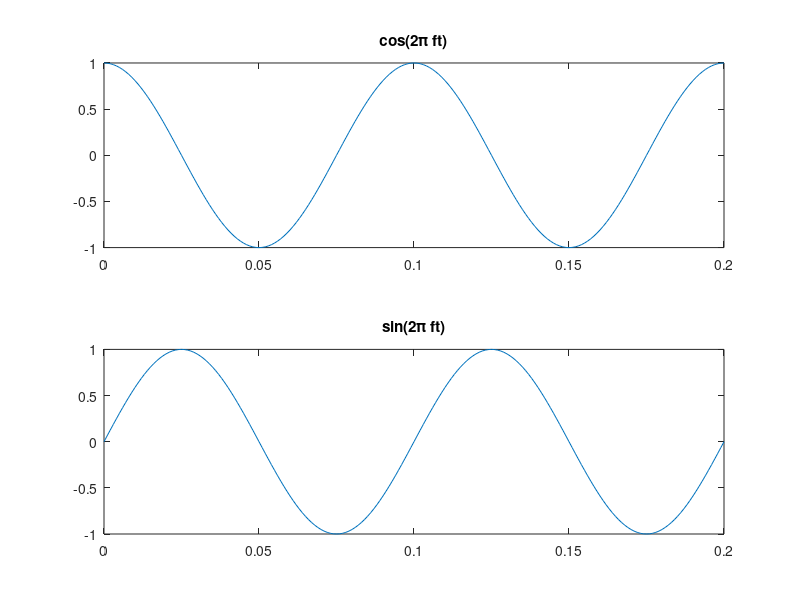

Source code (MATLAB):
close all; clear all; clc;

% Define the frequency as f = 10Hz
f = 10;
T = 1/f;
% Create the range for our function to be calculated as [0, 2T]
t = 0:0.001:2*T;

% Create a new figure
figure;

% res = cos(2*pi*f*t)
% Below definition for the cosine function comes from the 
% Euler's identity, we talked about in the lab section.
res = 0.5*(exp(1i*2*pi*f*t) + exp(-1i*2*pi*f*t));
subplot(2, 1, 1);
plot(t, res);
title('cos(2\pi ft)');


% res = sin(2*pi*f*t)
res = -1i*0.5*(exp(1i*2*pi*f*t) - exp(-1i*2*pi*f*t));
subplot(2, 1, 2);
plot(t, res);
title('sin(2\pi ft)');


